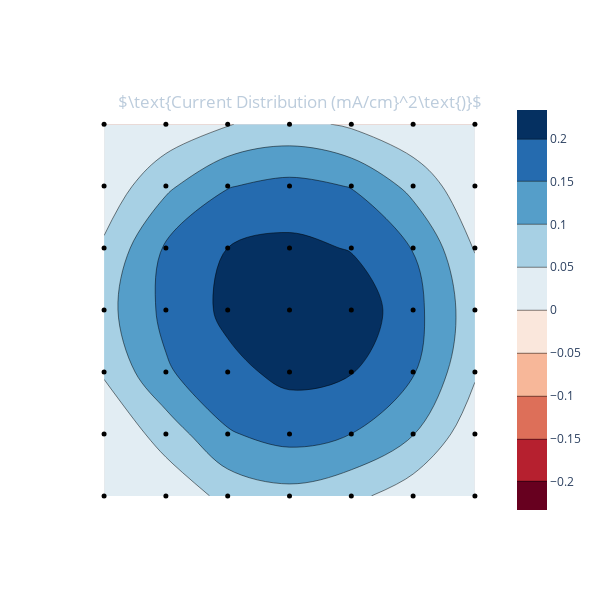

The cell this chart's notebook holds for it:
### Markdown cell above
### Run the following cell just to get a quick reading

### Code cell
currents = data.readCurrents(centre5x5 = False)
apl.plotI(currents)

### Figure 1 — Plotly figure (JSON) as saved in the notebook; plotly's stock layout.template omitted (floating-point values rounded to 4 significant figures)
{"data": [{"autocontour": true, "colorscale": [[0, "rgb(103,0,31)"], [0.1, "rgb(178,24,43)"], [0.2, "rgb(214,96,77)"], [0.3, "rgb(244,165,130)"], [0.4, "rgb(253,219,199)"], [0.5, "rgb(247,247,247)"], [0.6, "rgb(209,229,240)"], [0.7, "rgb(146,197,222)"], [0.8, "rgb(67,147,195)"], [0.9, "rgb(33,102,172)"], [1, "rgb(5,48,97)"]], "contours": {"end": 0.2, "size": 0.05, "start": -0.2}, "ncontours": 21, "type": "contour", "z": [[0.001748, 0.0136, 0.06512, 0.08377, 0.06371, 0.02174, 0.003067], [0.006363, 0.07187, 0.1456, 0.168, 0.1499, 0.102, 0.01696], [0.05595, 0.1439, 0.1869, 0.2129, 0.2025, 0.1541, 0.05658], [0.08169, 0.1632, 0.211, 0.2278, 0.2334, 0.1681, 0.06973], [0.05839, 0.1567, 0.2002, 0.212, 0.1971, 0.1483, 0.04821], [0.01689, 0.08949, 0.1475, 0.1641, 0.1479, 0.08498, 0.0105], [0.002207, 0.01422, 0.04828, 0.06539, 0.04231, 0.009633, 0.001624]], "zmax": 0.2334, "zmid": 0, "zmin": -0.2334}, {"marker": {"color": "rgb(0, 0, 0)", "size": 5}, "mode": "markers", "type": "scatter", "x": [0, 1, 2, 3, 4, 5, 6, 0, 1, 2, 3, 4, 5, 6, 0, 1, 2, 3, 4, 5, 6, 0, 1, 2, 3, 4, 5, 6, 0, 1, 2, 3, 4, 5, 6, 0, 1, 2, 3, 4, 5, 6, 0, 1, 2, 3, 4, 5, 6], "y": [0, 0, 0, 0, 0, 0, 0, 1, 1, 1, 1, 1, 1, 1, 2, 2, 2, 2, 2, 2, 2, 3, 3, 3, 3, 3, 3, 3, 4, 4, 4, 4, 4, 4, 4, 5, 5, 5, 5, 5, 5, 5, 6, 6, 6, 6, 6, 6, 6]}], "layout": {"height": 600, "paper_bgcolor": "rgba(0, 0, 0, 0)", "plot_bgcolor": "rgba(0, 0, 0, 0)", "title": {"font": {"color": "#BCCCDC"}, "text": "$\\text{Current Distribution (mA/cm}^2\\text{)}$", "x": 0.5, "xanchor": "center", "y": 0.84, "yanchor": "top"}, "width": 600, "xaxis": {"autorange": true, "range": [-0.3895, 6.39], "showgrid": false, "showticklabels": false, "tickmode": "linear", "type": "linear"}, "yaxis": {"autorange": true, "range": [-0.3894, 6.389], "showgrid": false, "showticklabels": false, "type": "linear"}}}
